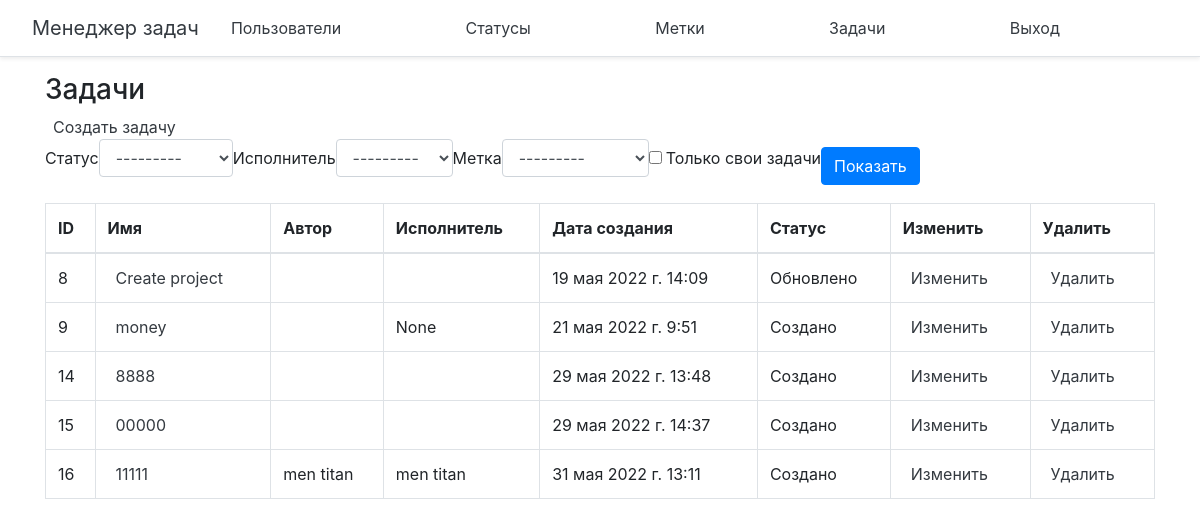
Screenshot of /tasks/ (signed in) with the database file from the repository.
### app/models.py (models this page shows, shortened)
class Task(models.Model):
    name = models.CharField(verbose_name=_('task_name'), max_length=30)
    author = models.ForeignKey(get_user_model(), on_delete=models.PROTECT,
                               related_name='author',
                               verbose_name=_('author'),
                               blank=True, null=True)
    executor = models.ForeignKey(get_user_model(), on_delete=models.PROTECT,
                                 related_name='executor',
                                 verbose_name=_('executor'),
                                 blank=True, null=True)
    status = models.ForeignKey(Status, on_delete=models.PROTECT,
                               related_name='status',
                               verbose_name=_('status'),
                               blank=True, null=True)
    labels = models.ManyToManyField(Label, related_name='labels',
                                    verbose_name=_('labels'),
                                    blank=True)
    created_at = models.DateTimeField(
        default=timezone.now, verbose_name=_('created_at')
    )
    description = models.TextField(
        verbose_name=_('description'), blank=True
    )
    end_date = models.DateTimeField(blank=True, null=True)

class Status(models.Model):
    name = models.CharField(_('status name'), max_length=30)
    def __str__(self):
        return self.name

class User(AbstractUser):
    def __str__(self):
        return self.get_full_name()

### app/views.py (the view)
# urls.py: path('tasks/', TaskList.as_view(), name='tasks'),
class TaskList(LoginRequiredMixin, FilterView):
    model = Task
    filterset_class = TaskFilter
    template_name = 'tasks/tasks.html'
    context_object_name = 'tasks'

### app/models.py (called while the page is built)
    def __str__(self):
        return self.name

### task_manager/templates/tasks/tasks.html (shortened to what this page needs)
{% extends 'base.html' %}
{% load bootstrap4 %}
{% load i18n %}
{% block content %}
<h3>{% trans "tasks" %}</h3>
<div>
  <div>
    <a class="p-2 text-dark" href="{% url 'create_task'%}">{% trans "create task" %}</a>
  </div>
  <div>
    <form class="form-inline center" style="margin-bottom: 10px" method="get">
      {% bootstrap_field filter.form.status field_class='ml-2 mr-3' %}
      {% bootstrap_field filter.form.executor field_class='mr-3 ml-2' %}
      {% bootstrap_field filter.form.label field_class='mr-3 ml-2' %}
      {% bootstrap_field filter.form.self_tasks field_class='mr-3 ml-2' %}
      <input class="btn btn-primary" type="submit" value="{% translate 'Show' %}">
    </form>
  </div>
  <table class='table table-hover table-bordered'>
    <thead>
    <tr>
      <th scope="col">ID</th>
      <th scope="col">{% trans 'task_name' %}</th>
      <th scope="col">{% trans 'author' %}</th>
      <th scope="col">{% trans 'executor' %}</th>
      <th scope="col">{% trans 'created_at' %}</th>
      <th scope="col">{% trans 'status' %}</th>
      <th scope="col">{% trans 'edit' %}</th>
      <th scope="col">{% trans 'delete' %}</th>
    </tr>
    </thead>
    <tbody>
    {% for task in tasks %}
      <tr>
        <td>{{task.id}}</td>
        <td><a class="p-2 text-dark" href="{% url 'detail_task' task.id %}">{{ task.name }}</a></td>
        <td>{{task.author}}</td>
        <td>{{task.executor}}</td>
        <td>{{task.created_at}}</td>
        <td>{{task.status}}</td>
        <td>
           <a class="p-2 text-dark" href="{% url 'update_task' task.id %}">{% trans "edit" %}</a>
        </td>
        <td>
           <a class="p-2 text-dark" href="{% url 'delete_task' task.id %}">{% trans "delete" %}</a>
        </td>
      </tr>
    {% endfor %}
    </tbody>
  </table>
</div>
{% endblock %}

### rows the page displays
Task: id "8", name "Create project", created_at "19 мая 2022 г. 14:09", status "Обновлено"
Task: id "9", name "money", executor "None", created_at "21 мая 2022 г. 9:51", status "Создано"
Task: id "14", name "8888", created_at "29 мая 2022 г. 13:48", status "Создано"
Task: id "15", name "00000", created_at "29 мая 2022 г. 14:37", status "Создано"
Task: id "16", name "11111", author "men titan", executor "men titan", created_at "31 мая 2022 г. 13:11", status "Создано"
